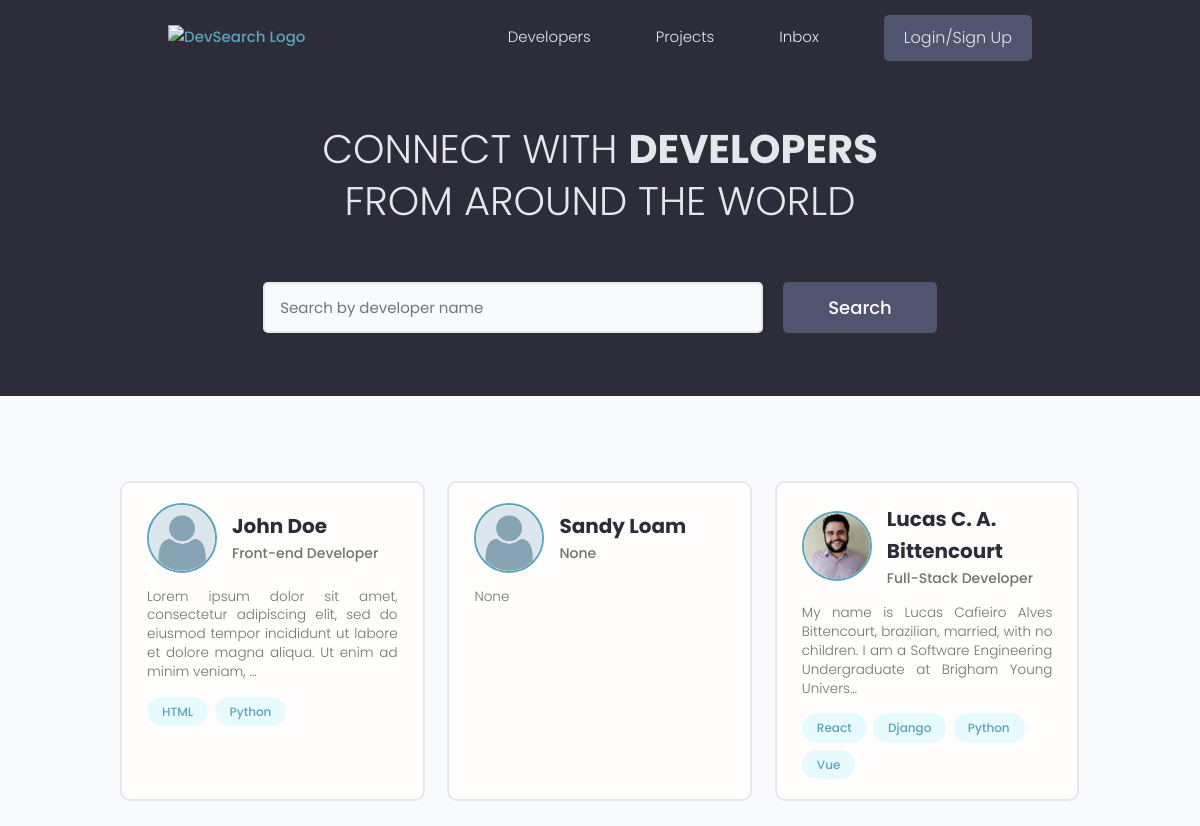
The page / on the database its author committed.
### users/models.py (models this page shows, shortened)
class Profile(models.Model):
    user = models.OneToOneField(User, on_delete=models.CASCADE, null=True, blank=True)
    name = models.CharField(max_length=200, blank=True, null=True)
    email = models.EmailField(max_length=500, blank=True, null=True)
    username = models.CharField(max_length=200, blank=True, null=True)
    location = models.CharField(max_length=200, blank=True, null=True)
    short_intro = models.CharField(max_length=200, blank=True, null=True)
    bio = models.TextField(blank=True, null=True)
    profile_image = models.ImageField(
        null=True, blank=True, upload_to='profiles/', default='profiles/user_default.png')
    social_github = models.CharField(max_length=200, blank=True, null=True)
    social_twitter = models.CharField(max_length=200, blank=True, null=True)
    social_linkedin = models.CharField(max_length=200, blank=True, null=True)
    social_youtube = models.CharField(max_length=200, blank=True, null=True)
    social_website = models.CharField(max_length=200, blank=True, null=True)
    created = models.DateTimeField(auto_now_add=True)
    id = models.UUIDField(default=uuid.uuid4, unique=True,
                            primary_key=True, editable=False)

class Skill(models.Model):
    owner = models.ForeignKey(Profile, on_delete=models.CASCADE, blank=True, null=True)
    name = models.CharField(max_length=200, blank=True, null=True)
    description = models.TextField(blank=True, null=True)
    created = models.DateTimeField(auto_now_add=True)
    id = models.UUIDField(default=uuid.uuid4, unique=True,
                            primary_key=True, editable=False)
    def __str__(self):
        return str(self.name)

### users/views.py (the view)
# urls.py: path('', views.profiles, name="profiles_list"),
def profiles(request):
    profiles, search_query = search_profiles(request)
    context = { 'profiles': profiles, 'search_query': search_query }
    return render(request, 'users/profiles.html', context)

### users/utils.py (called while the page is built)
def search_profiles(request):
  search_query = ''
  if request.GET.get('search_query'):
      search_query = request.GET.get('search_query')
  skills = Skill.objects.filter(name__icontains=search_query)
  profiles = Profile.objects.distinct().filter(
      Q(name__icontains=search_query) |
      Q(short_intro__icontains=search_query) |
      Q(skill__in=skills)
  )
  return profiles, search_query

### users/templates/users/profiles.html (shortened to what this page needs)
{% extends 'main.html' %}
{% block content %}
<main class="home">
  <section class="hero-section text-center">
    <div class="container container--narrow">
      <div class="hero-section__box">
        <h2>CONNECT WITH <span>DEVELOPERS</span></h2>
        <h2>FROM AROUND THE WORLD</h2>
      </div>
      <div class="hero-section__search">
        <form class="form" action="{% url 'profiles_list' %}" method="get">
          <div class="form__field">
            <input class="input input--text" id="formInput#search" type="text" name="search_query"
              value="{{search_query}}" placeholder="Search by developer name" />
          </div>
          <input class="btn btn--sub btn--lg" type="submit" value="Search" />
        </form>
      </div>
    </div>
  </section>
  <section class="devlist">
    <div class="container">
      <div class="grid grid--three">
        {% for profile in profiles %}
        <div class="column card">
          <div class="dev">
            <a href="{% url 'user_profile' profile.id %}" class="card__body">
              <div class="dev__profile">
                <img class="avatar avatar--md" src="{{ profile.profile_image.url }}" alt="image" />
                <div class="dev__meta">
                  <h3>{{ profile.name }}</h3>
                  <h5>{{ profile.short_intro }}</h5>
                </div>
              </div>
              <p class="dev__info">{{ profile.bio|truncatechars:"150" }}</p>
              <div class="dev__skills">
                {% for skill in profile.skill_set.all|slice:"5" %}
                <span class="tag tag--pill tag--main">
                  <small>{{ skill }}</small>
                </span>
                {% endfor %}
              </div>
            </a>
          </div>
        </div>
        {% endfor %}
      </div>
    </div>
  </section>
</main>
{% endblock content %}

### static/styles/app.css (style rules this page uses)
:root { --color-sub: #2d2d39; }
.btn--sub { background-color: var(--color-sub-light); }
.card { border: 2px solid var(--color-light); }
img { width: 100%; }
.hero-section { height: 40vh; display: flex; align-items: center; background-color: var(--color-sub); }
.hero-section__box { margin-bottom: 4rem; }
.hero-section__box > h2, .hero-section__box > h2 > span { font-size: 4rem; color: var(--color-light); line-height: 1.3; text-transform: uppercase; }
.hero-section__box > h2 { font-weight: 300; }
.hero-section__box > h2 > span { font-weight: 700; }
.hero-section__search > .form { display: flex; align-items: center; justify-content: center; gap: 2rem; }
.hero-section__search > .form input.input--text { width: 50rem; }
.devlist { margin-top: 8rem; }
.devlist .grid { align-items: stretch; }
.devlist .dev .dev__profile { display: flex; align-items: center; gap: 1.5rem; }
.devlist .dev .dev__meta h3 { color: var(--color-sub); font-size: 2rem; font-weight: 700; }
.devlist .dev .dev__meta h5 { color: var(--color-text); font-size: 1.4rem; font-weight: 500; }
.devlist .dev .dev__info { margin: 1.5rem 0; font-size: 1.35rem; line-height: 1.4; text-align: justify; }

### static/uikit/styles/modules/_variables.css (style rules this page uses)
:root { --color-main: #5aa5b9; --color-main-light: #e6faff; --color-sub: #3f4156; --color-sub-light: #51546e; --color-sub-lighter: #ededfd; --color-text: #737373; --color-gray: #8b8b8b; --color-light: #e5e7eb; --color-light-gray: #767676; --color-bg: #f8fafd; --color-white: #fffefd; --color-white-light: #f3f3f3; --color-success: #359e64; --color-success-bg: #def8e8; --color-error: #fc4b0b; --color-error-bg: #fff2ee; --font-base: 'Poppins', arial, helvetica, 'Segoe UI', roboto, ubuntu, sans-serif; --font-monospace: 'Fira Code', 'Courier New', courier, monospace; --font-regular: 300; --font-medium: 500; --font-bold: 700; --generic-shadow: 1px 1px 5px #00000010; --generic-transition: all 0.3s ease-in-out; }

### static/uikit/styles/modules/_base.css (style rules this page uses)
* { margin: 0; padding: 0; box-sizing: border-box; text-rendering: optimizeLegibility; color: inherit; font-size: inherit; }
html { font-size: 50%; }
@media only screen and (min-width: 480px) { html { font-size: 56.25%; } }
@media only screen and (min-width: 1200px) { html { font-size: 62.5%; } }
body { line-height: 1.6; font-weight: 400; font-size: 1.5rem; color: var(--color-text); background-color: var(--color-bg); min-height: 100vh; }

### static/uikit/styles/modules/_typography.css (style rules this page uses)
* { font-family: var(--font-base); }
h2 { font-size: 3.6rem; font-weight: var(--font-bold); }
h3 { font-size: 3.2rem; font-weight: var(--font-medium); }
h5 { font-size: 2.4rem; font-weight: var(--font-medium); }
h5, h6 { font-weight: var(--font-regular); }
p, span, strong { font-size: 1.6rem; color: var(--color-text); font-weight: var(--font-regular); }
a { padding-bottom: 2px; text-decoration: none; display: inline-block; color: var(--color-main); font-weight: var(--font-medium); }

### static/uikit/styles/modules/_utilities.css (style rules this page uses)
.container { width: 92%; max-width: 165rem; margin: 0 auto; box-sizing: border-box; }
.container--narrow { width: 92%; max-width: 120rem; }
@media screen and (min-width: 1000px) { .container { width: 90%; } }
@media screen and (min-width: 1000px) { .container--narrow { width: 85%; } }
@media screen and (min-width: 1200px) { .container { width: 80%; } }
@media screen and (min-width: 1200px) { .container--narrow { width: 72%; } }
.text-center { text-align: center; }

### static/uikit/styles/modules/_avatar.css (style rules this page uses)
.avatar { border-radius: 50%; border: 2px solid var(--color-main); object-fit: cover; }
.avatar--md { height: 7rem; width: 7rem; }

### static/uikit/styles/modules/_button.css (style rules this page uses)
.btn { display: inline-block; position: relative; cursor: pointer; background-color: var(--color-light); font-weight: var(--font-medium); color: var(--color-sub); text-decoration: none; padding: 1rem 2rem; border-radius: 0.5rem; border: none; width: -webkit-fit-content; width: -moz-fit-content; width: fit-content; height: -webkit-fit-content; height: -moz-fit-content; height: fit-content; font-size: 1.6rem; outline-width: 0; outline-color: transparent; -webkit-backface-visibility: hidden; backface-visibility: hidden; transition: all 0.3s ease-in-out; }
.btn--sub { background-color: var(--color-sub); color: var(--color-white); }
.btn--lg { font-size: 1.8rem; padding: 1.2rem 4.5rem; }

### static/uikit/styles/modules/_card.css (style rules this page uses)
.card { border-radius: 1rem; background-color: var(--color-white); border: 1.5px solid var(--color-light); width: auto; height: auto; margin-top: 0.5rem; margin-bottom: 0.5rem; overflow: hidden; }
.card__body, .card__header { padding: 2rem 2.5rem; }

### rows shown on the page
Profile: profile_image (placeholder picture), name "John Doe", short_intro "Front-end Developer", bio "Lorem ipsum dolor sit amet, consectetur adipiscing elit, sed do eiusmod tempor incididunt ut labore et dolore magna aliqua. Ut enim ad minim veniam, …"
Skill: name "HTML"
Skill: name "Python"
Profile: profile_image (placeholder picture), name "Sandy Loam", short_intro "None", bio "None"
Profile: profile_image (picture), name "Lucas C. A. Bittencourt", short_intro "Full-Stack Developer", bio "My name is Lucas Cafieiro Alves Bittencourt, brazilian, married, with no children. I am a Software Engineering Undergraduate at Brigham Young Univers…"
Skill: name "React"
Skill: name "Django"
Skill: name "Python"
Skill: name "Vue"
